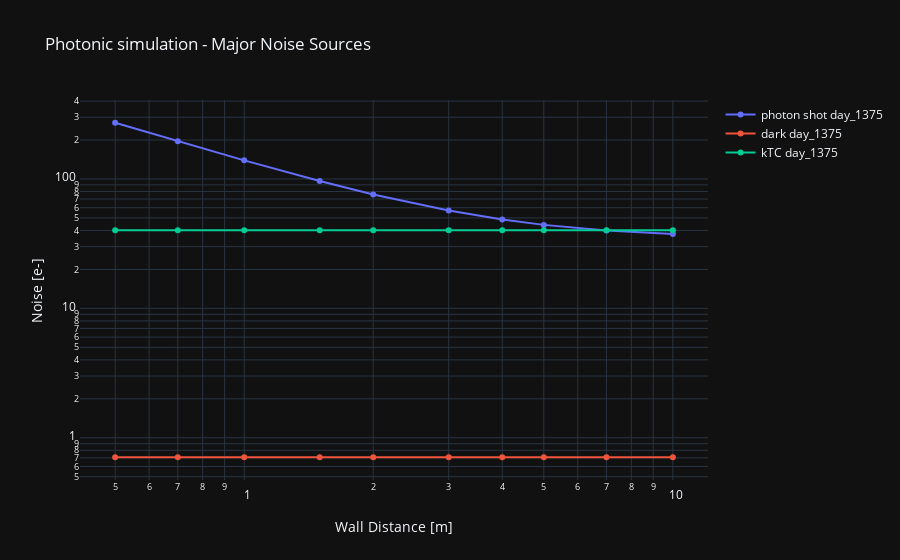

The notebook cell saved with this chart:
### Markdown cell above
## Noise sources

### Code cell
# test_cfg = ['fake_tof_night_850','fake_tof_day_850',
#             'fake_tof_night_940','fake_tof_day_940',
#             'fake_tof_night_1375','fake_tof_day_1375',
#             'fake_tof_night_1550','fake_tof_day_1550']
# data = [0,1,2,3,4,5,6,7]
cfg = 'fake_tof_day_1375'
# data = [0]
# for i, cfg in enumerate(test_cfg):
photonic = Photonic(config=cfg)
photonic = overide_phototonic(photonic)
dist_vec = np.array([0.5,0.7,1,1.5,2,3,4,5,7,10])
signal, noise, SNR = photonic.signal_to_noise_ratio(dist_vec=dist_vec)
sz = len(noise['noise_photon_shot'])

trace0 = go.Scatter(x=dist_vec, y=noise['noise_photon_shot'],   # Select 'lines', 'markers' or 'lines+markers'
                    mode='lines+markers', name='photon shot '+cfg[9:])
trace1 = go.Scatter(x=dist_vec, y=sz*[noise['dark_noise']],   # Select 'lines', 'markers' or 'lines+markers'
                    mode='lines+markers', name='dark '+cfg[9:])
trace2 = go.Scatter(x=dist_vec, y=sz*[noise['kTC_noise']],   # Select 'lines', 'markers' or 'lines+markers'
                    mode='lines+markers', name='kTC '+cfg[9:])
data = [trace0, trace1, trace2]

layout = dict(title='Photonic simulation - Major Noise Sources',
              xaxis=dict(title='Wall Distance [m]', type='log'),  # Select 'log' or 'linear'
              yaxis=dict(title='Noise [e-]',type='log'),  # Select 'log' or 'linear'
              template='plotly_dark',
              barmode='group',
              hovermode='x')

iplot(dict(data=data, layout=layout))

### Figure 1 — Plotly figure (JSON) as saved in the notebook; plotly's stock layout.template omitted (floating-point values rounded to 4 significant figures)
{"data": [{"mode": "lines+markers", "name": "photon shot day_1375", "type": "scatter", "x": [0.5, 0.7, 1, 1.5, 2, 3, 4, 5, 7, 10], "y": [272.0, 195.8, 139.3, 96.48, 75.97, 56.97, 48.6, 44.19, 39.95, 37.51]}, {"mode": "lines+markers", "name": "dark day_1375", "type": "scatter", "x": [0.5, 0.7, 1, 1.5, 2, 3, 4, 5, 7, 10], "y": [0.7071, 0.7071, 0.7071, 0.7071, 0.7071, 0.7071, 0.7071, 0.7071, 0.7071, 0.7071]}, {"mode": "lines+markers", "name": "kTC day_1375", "type": "scatter", "x": [0.5, 0.7, 1, 1.5, 2, 3, 4, 5, 7, 10], "y": [40.17, 40.17, 40.17, 40.17, 40.17, 40.17, 40.17, 40.17, 40.17, 40.17]}], "layout": {"barmode": "group", "hovermode": "x", "title": {"text": "Photonic simulation - Major Noise Sources"}, "xaxis": {"title": {"text": "Wall Distance [m]"}, "type": "log"}, "yaxis": {"title": {"text": "Noise [e-]"}, "type": "log"}}}
